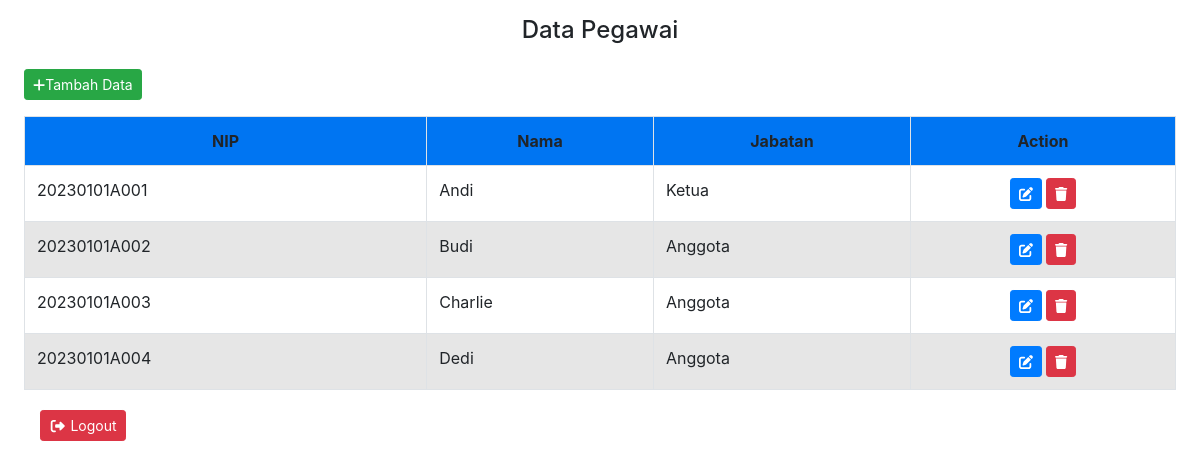
/index.php/pegawai, run on the app's committed database.
### tables this page shows
CREATE TABLE `pegawai` (
  `id_pegawai` int(11) NOT NULL,
  `nama` varchar(20) NOT NULL,
  `nip` varchar(30) NOT NULL,
  `title` varchar(50) NOT NULL
);

### application/controllers/Pegawai.php (called while the page is built, shortened)
<?php
class Pegawai extends CI_Controller
{
	public function index()
	{
		$data['title'] = "Data Pegawai";
		$data['pegawai'] = $this->Pegawai_model->get_data();
		$this->load->view('template/header', $data);
		$this->load->view('Pegawai', $data);
		$this->load->view('template/footer', $data);
	}
}

### index.php (called while the page is built, shortened)
<?php
require_once BASEPATH.'core/CodeIgniter.php';

### application/models/Pegawai_model.php (called while the page is built, shortened)
<?php
class Pegawai_model extends CI_Model
{
    public function get_data()
    {
        return $this->db->get('pegawai')->result();
    }
}

### application/views/Pegawai.php (the view, shortened to what this page needs)
<body>
    <div id="layoutSidenav_content">
        <main>
            <div class="container-fluid px-4">
                <h4 class="mt-3 text-center"><?= $title ?></h4>
                <a class="btn btn-sm btn-success mb-3 mt-3" href="<?= base_url('Pegawai/tambahPegawai') ?>">
                    <i class="fas fa-plus"></i>Tambah Data
                </a>
                <table class="table table-bordered table-striped">
                    <tr class="bg-primary">
                        <th class="text-center">NIP</th>
                        <th class="text-center">Nama</th>
                        <th class="text-center">Jabatan</th>
                        <th class="text-center">Action</th>
                    </tr>
                    <?php $no = 1;
                    foreach ($pegawai as $p) : ?>
                        <tr>
                            <td><?= $p->nip ?></td>
                            <td><?= $p->nama ?></td>
                            <td><?= $p->title ?></td>
                            <td>
                                <center>
                                    <a class="btn btn-sm btn-primary" href="<?= base_url('Pegawai/updatePegawai/' . $p->id_pegawai) ?>">
                                        <i class="fas fa-edit"> Edit</i>
                                    </a>
                                    <a class="btn btn-sm btn-danger" href="<?= base_url('Pegawai/deletePegawai/' . $p->id_pegawai) ?>">
                                        <i class="fas fa-trash"> Hapus</i>
                                    </a>
                                </center>
                            </td>
                        </tr>
                    <?php endforeach; ?>
                </table>
                <a class=" nav-link pb-2 pt-1" href="<?= base_url('Login/logout') ?>" data-toggle="modal" data-target="#logoutModal">
                    <div class="nav-link-icon btn btn-sm btn-danger text-right">
                        <i class="fas fa-fw fa-sign-out-alt"></i>
                        <span>Logout</span>
                    </div>
                </a>
            </div>
        </main>

### application/views/template/header.php (shortened to what this page needs)
<!DOCTYPE html>
<html lang="en">
<head>
    <link href="<?= base_url('assets/') ?>fontawesome-free/css/all.min.css" rel="stylesheet" type="text/css">
    <link href="<?= base_url('assets/') ?>css/css.css" rel="stylesheet" type="text/css">
    <link href="<?= base_url('assets/') ?>css/css.min.css" rel="stylesheet">
    <link href="<?= base_url('assets/') ?>datatables/dataTables.bootstrap4.min.css" rel="stylesheet">
    <link href="https://cdn.jsdelivr.net/npm/simple-datatables@7.1.2/dist/style.min.css" rel="stylesheet" />
    <link href="<?= base_url('assets/') ?>css/styles.css" rel="stylesheet" />
    <link rel="stylesheet" href="https://stackpath.bootstrapcdn.com/bootstrap/4.3.1/css/bootstrap.min.css">
</head>

### application/views/template/footer.php (shortened to what this page needs)
</div>
</body>
</html>

### data on the page
pegawai: nip "20230101A001", nama "Andi", title "Ketua"
pegawai: nip "20230101A002", nama "Budi", title "Anggota"
pegawai: nip "20230101A003", nama "Charlie", title "Anggota"
pegawai: nip "20230101A004", nama "Dedi", title "Anggota"

### other printed values
$title "Data Pegawai"
